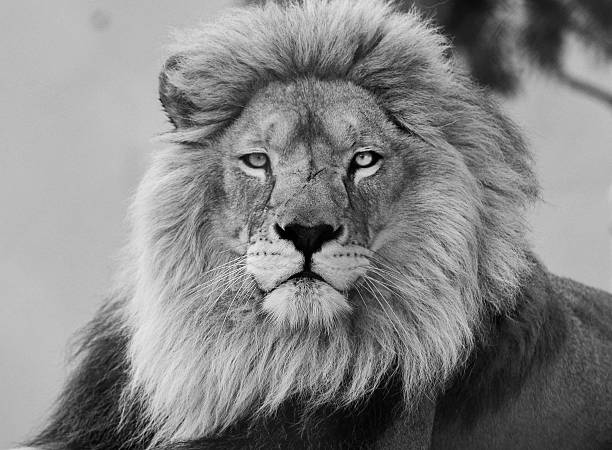
#> input picture lion.jpg, 612 x 450 px
$ python bitslicing.py
#> lines starting #> are read from the running program, lines starting #| are printed output that depends on the picture; after the words box and inside, x2 and y2 are one past the last pixel; in counts of white or black regions, pixels touching at a corner belong together
# -*- coding: utf-8 -*-
"""
Created on Fri Mar 18 15:27:09 2022
@author: Anil 076MSICE003

"""
import numpy as np
from PIL import Image
import matplotlib.pyplot as plt

# reading image and converting to gray scale
load_img = Image.open('lion.jpg').convert('L')
#> load_img is the input picture: PIL image 612x450 L; min 0, max 255, mean 133.1
img = load_img.resize((400,400))
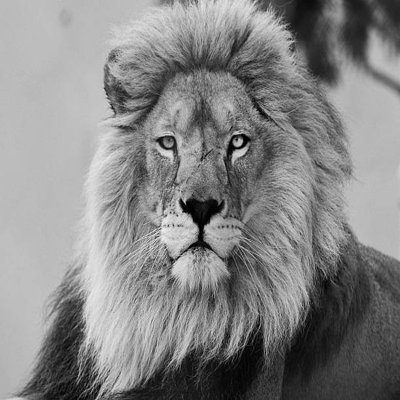
#> img: PIL image 400x400 L; min 0, max 244, mean 133.1
# convert to numpy array
numpy_image = np.array(img)

#setting figure width and height
fig = plt.figure()
fig.set_figheight(100)
fig.set_figwidth(100)
fig.add_subplot(9,1,1)
plt.imshow(img, cmap='gray')
plt.title('Original image')

#Iterate over each pixel and change pixel value to binary using np.binary_repr() and store it in a list.
lst = []
for i in range(numpy_image.shape[0]):
  for j in range(numpy_image.shape[1]):
    lst.append(np.binary_repr(numpy_image[i][j] ,width=8)) # width = no. of bits
#> after the loop, lst = 160000 items

# We have a list of strings where each string represents binary pixel value. To extract bit planes we need to iterate over the strings and store the characters corresponding to bit planes into lists.
# Multiply with 2^(n-1) and reshape to reconstruct the bit image.

#a = np.array([int(i) for i in lst[17]],dtype = np.uint8)
#array([1, 0, 1, 1, 1, 1, 0, 0], dtype=uint8)
#a[0] = 1 ie. LSB-----> MSB

eight_bit_img = (np.array([int(i[0]) for i in lst],dtype = np.uint8) * 128).reshape(400,400)
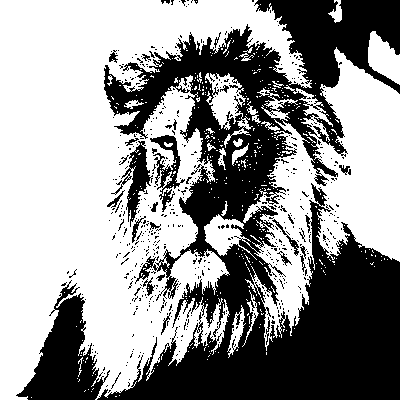
#> eight_bit_img: shape (400, 400); values 0 (black) and 128 (white), 58.9% white; 566 black regions (538 under 20 px), largest, box (x1, y1, x2, y2) and area: (97, 0, 400, 400) 56198, (16, 280, 110, 400) 4927, (111, 141, 153, 227) 1070
eight_bit_image = Image.fromarray(eight_bit_img)
fig.add_subplot(9,1,2)
plt.imshow(eight_bit_image, cmap='gray')
plt.title('8 bit')

seven_bit_img = (np.array([int(i[1]) for i in lst],dtype = np.uint8) * 64).reshape(400,400)
#> seven_bit_img: shape (400, 400); values 0 (black) and 64 (white), 32.1% white; 1099 white regions (1046 under 20 px), largest, box (x1, y1, x2, y2) and area: (16, 0, 400, 400) 32240, (291, 183, 400, 387) 6595, (105, 2, 185, 49) 1453
seven_bit_image = Image.fromarray(seven_bit_img)
fig.add_subplot(9,1,3)
plt.imshow(seven_bit_image, cmap='gray')
plt.title('7 bit')

six_bit_img = (np.array([int(i[2]) for i in lst],dtype = np.uint8) * 32).reshape(400,400)
#> six_bit_img: shape (400, 400); values 0 (black) and 32 (white), 60.6% white; 892 black regions (861 under 20 px), largest, box (x1, y1, x2, y2) and area: (6, 0, 400, 400) 54501, (103, 0, 200, 64) 1791, (199, 0, 290, 36) 1410
six_bit_image = Image.fromarray(six_bit_img)
fig.add_subplot(9,1,4)
plt.imshow(six_bit_image, cmap='gray')
plt.title('6 bit')


five_bit_img = (np.array([int(i[3]) for i in lst],dtype = np.uint8) * 16).reshape(400,400)
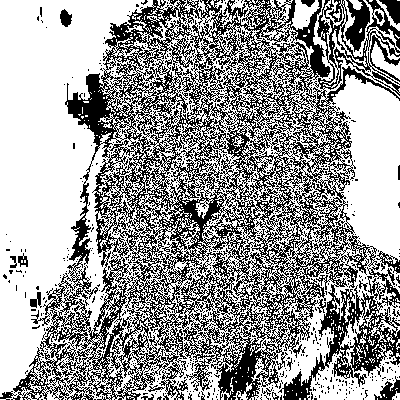
#> five_bit_img: shape (400, 400); values 0 (black) and 16 (white), 60.9% white; black in thin lines or dots
five_bit_image = Image.fromarray(five_bit_img)
fig.add_subplot(9,1,5)
plt.imshow(five_bit_image, cmap='gray')
plt.title('5 bit')

four_bit_img = (np.array([int(i[4]) for i in lst],dtype = np.uint8) * 8).reshape(400,400)
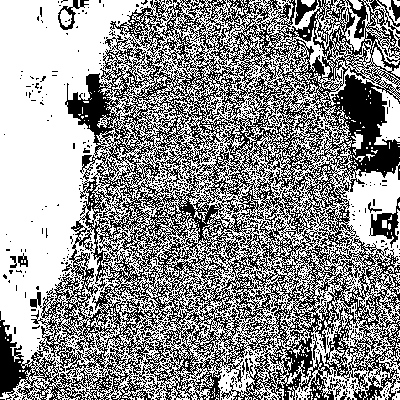
#> four_bit_img: shape (400, 400); values 0 (black) and 8 (white), 57.2% white; black in thin lines or dots
four_bit_img = Image.fromarray(four_bit_img)
fig.add_subplot(9,1,6)
plt.imshow(four_bit_img, cmap='gray')
plt.title('4 bit')


three_bit_img = (np.array([int(i[5]) for i in lst],dtype = np.uint8) * 4).reshape(400,400)
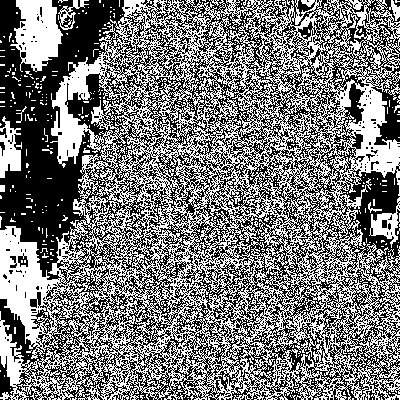
#> three_bit_img: shape (400, 400); values 0 (black) and 4 (white), 47.9% white in thin lines or dots
three_bit_img = Image.fromarray(three_bit_img)
fig.add_subplot(9,1,7)
plt.imshow(three_bit_img, cmap='gray')
plt.title('3 bit')

two_bit_img = (np.array([int(i[6]) for i in lst],dtype = np.uint8) * 2).reshape(400,400)
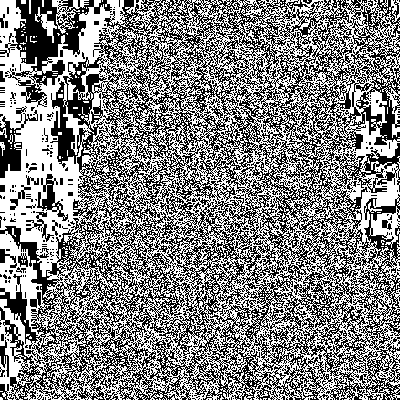
#> two_bit_img: shape (400, 400); values 0 (black) and 2 (white), 52% white; black in thin lines or dots
two_bit_img = Image.fromarray(two_bit_img)
fig.add_subplot(9,1,8)
plt.imshow(two_bit_img, cmap='gray')
plt.title('2 bit')

one_bit_img = (np.array([int(i[7]) for i in lst],dtype = np.uint8) * 1).reshape(400,400)
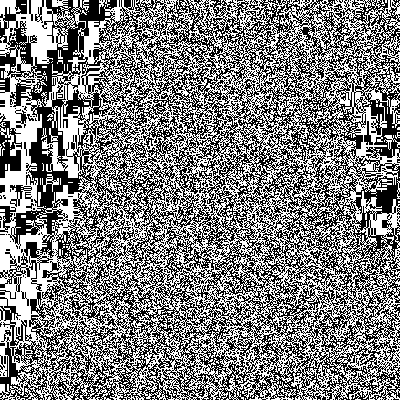
#> one_bit_img: shape (400, 400); values 0 (black) and 1 (white), 50.2% white; black in thin lines or dots
one_bit_img = Image.fromarray(one_bit_img)
fig.add_subplot(9,1,9)
plt.imshow(one_bit_img, cmap='gray')
plt.title('1 bit')

addedImage = eight_bit_img + seven_bit_img + six_bit_img + five_bit_img
plt.imshow(addedImage, cmap='gray')
plt.title('Reconstructed using 8,7,6,5 bit planes')

$ run again, with cats.jpg copied over lion.jpg
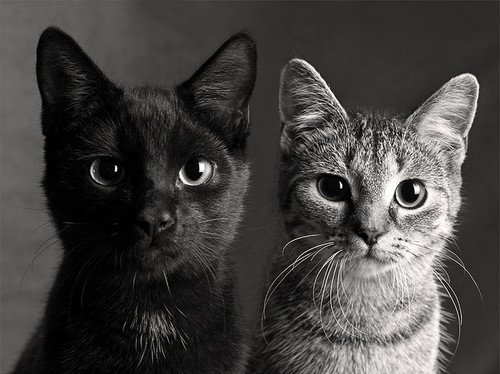
#> input picture cats.jpg, 500 x 374 px
#> after the loop `for i in range(numpy_image.shape[0]):`: lst = 160000 items
#> `eight_bit_img = (np.array([int(i[0]) for i in lst],dtype = np.uint8) *..`:
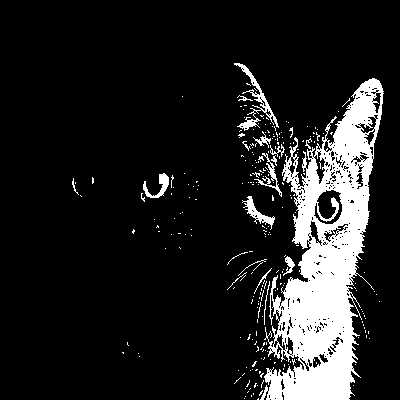
#> eight_bit_img: shape (400, 400); values 0 (black) and 128 (white), 13.1% white; 257 white regions (238 under 20 px), largest, box (x1, y1, x2, y2) and area: (260, 78, 384, 400) 18287, (234, 63, 279, 131) 566, (242, 196, 275, 230) 301
#> seven_bit_img: shape (400, 400); values 0 (black) and 64 (white), 29% white; 554 white regions (505 under 20 px), largest, box (x1, y1, x2, y2) and area: (0, 0, 161, 400) 20834, (223, 61, 384, 400) 13853, (138, 159, 202, 291) 3063
#> six_bit_img: shape (400, 400); values 0 (black) and 32 (white), 50.5% white; 541 black regions (518 under 20 px), largest, box (x1, y1, x2, y2) and area: (0, 0, 206, 400) 54943, (196, 61, 384, 400) 21926, (179, 53, 198, 67) 103
#> five_bit_img: shape (400, 400); values 0 (black) and 16 (white), 46.9% white; 783 white regions (742 under 20 px), largest, box (x1, y1, x2, y2) and area: (94, 0, 400, 400) 58672, (0, 130, 56, 400) 7570, (30, 0, 107, 79) 3342
#> four_bit_img: shape (400, 400); values 0 (black) and 8 (white), 46.3% white; 775 white regions (740 under 20 px), largest, box (x1, y1, x2, y2) and area: (77, 0, 400, 400) 59086, (0, 104, 58, 400) 6020, (27, 0, 96, 120) 3243
#> three_bit_img: shape (400, 400); values 0 (black) and 4 (white), 49.3% white; 744 white regions (708 under 20 px), largest, box (x1, y1, x2, y2) and area: (0, 0, 400, 400) 74812, (1, 174, 17, 204) 265, (10, 281, 39, 307) 247
#> two_bit_img: shape (400, 400); values 0 (black) and 2 (white), 50.4% white; black in thin lines or dots
#> `one_bit_img = (np.array([int(i[7]) for i in lst],dtype = np.uint8) * 1..`:
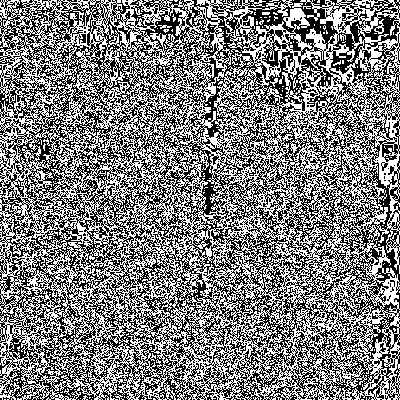
#> one_bit_img: shape (400, 400); values 0 (black) and 1 (white), 49.6% white in thin lines or dots

$ run again, with girl.jpg copied over lion.jpg
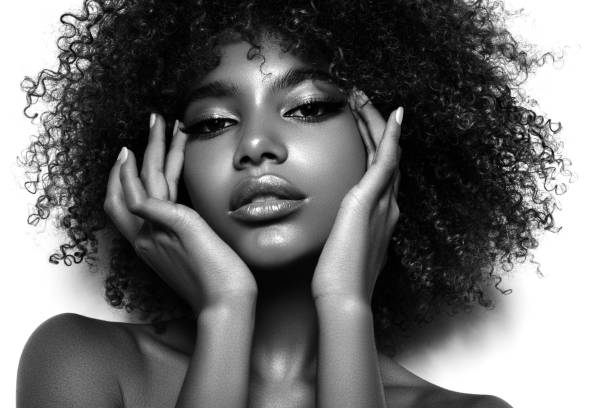
#> input picture girl.jpg, 612 x 408 px
#> load_img is the input picture: PIL image 612x408 L; min 0, max 255, mean 115.1
#> after the loop `for i in range(numpy_image.shape[0]):`: lst = 160000 items
#> eight_bit_img: shape (400, 400); values 0 (black) and 128 (white), 40.6% white; 162 white regions (132 under 20 px), largest, box (x1, y1, x2, y2) and area: (263, 0, 400, 400) 28519, (0, 0, 83, 400) 14952, (72, 112, 167, 400) 6491
#> seven_bit_img: shape (400, 400); values 0 (black) and 64 (white), 46.4% white; 300 white regions (260 under 20 px), largest, box (x1, y1, x2, y2) and area: (230, 0, 400, 400) 32629, (0, 0, 123, 400) 21737, (119, 33, 250, 287) 9964
#> six_bit_img: shape (400, 400); values 0 (black) and 32 (white), 49.6% white; 501 white regions (463 under 20 px), largest, box (x1, y1, x2, y2) and area: (244, 0, 400, 400) 31835, (0, 0, 143, 400) 22422, (97, 17, 264, 400) 17236
#> five_bit_img: shape (400, 400); values 0 (black) and 16 (white), 54.6% white; 526 black regions (500 under 20 px), largest, box (x1, y1, x2, y2) and area: (10, 0, 376, 400) 69040, (37, 350, 67, 400) 931, (69, 367, 79, 400) 178
#> four_bit_img: shape (400, 400); values 0 (black) and 8 (white), 58.3% white; black in thin lines or dots
#> three_bit_img: shape (400, 400); values 0 (black) and 4 (white), 59% white; black in thin lines or dots
#> two_bit_img: shape (400, 400); values 0 (black) and 2 (white), 58.3% white; black in thin lines or dots
#> `one_bit_img = (np.array([int(i[7]) for i in lst],dtype = np.uint8) * 1..`:
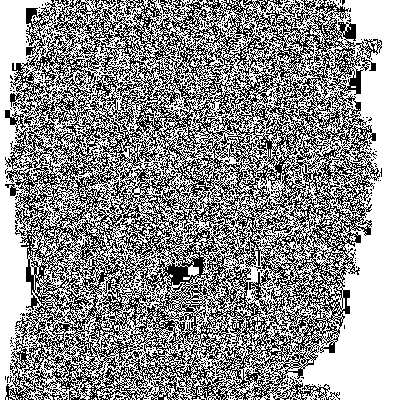
#> one_bit_img: shape (400, 400); values 0 (black) and 1 (white), 57.4% white; black in thin lines or dots
